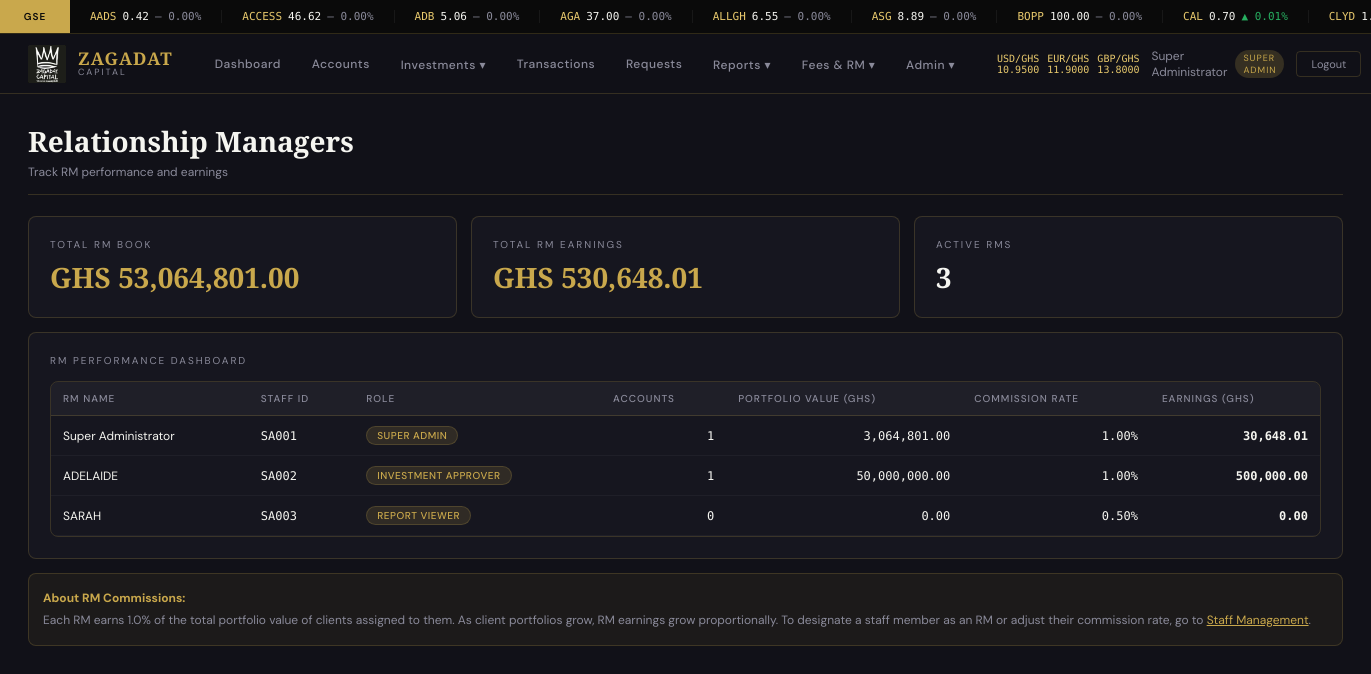
The app's page /admin/rm (signed in) with its own data.
### models.py (models this page shows, shortened)
class AdminUser(UserMixin, db.Model):
    __tablename__ = 'admin_users'
    id            = db.Column(db.Integer, primary_key=True)
    staff_id      = db.Column(db.String(20), unique=True, nullable=False)
    full_name     = db.Column(db.String(120), nullable=False)
    email         = db.Column(db.String(120), unique=True, nullable=False)
    password_hash = db.Column(db.String(256), nullable=False)
    role          = db.Column(db.String(40), nullable=False, default='REPORT_VIEWER')
    is_active     = db.Column(db.Boolean, default=True)
    created_at    = db.Column(db.DateTime, default=datetime.utcnow)
    created_by    = db.Column(db.Integer, nullable=True)
    last_login    = db.Column(db.DateTime, nullable=True)
    is_rm         = db.Column(db.Boolean, default=False)
    rm_commission_rate = db.Column(db.Float, default=1.0)
    def has_permission(self, p):
        return ADMIN_ROLES.get(self.role, {}).get('level', 0) >= PERMISSION_MAP.get(p, 100)
    @property
    def is_super_admin(self): return self.role == 'SUPER_ADMIN'
    @property
    def rm_portfolio_value(self):
        total = 0.0
        for acc in ClientAccount.query.filter_by(relationship_manager_id=self.id, status='APPROVED').all():
            total += sum(i.computed_mkt_value for i in Investment.query.filter_by(account_number=acc.account_number, status='APPROVED').all())
            total += acc.cash_balance
        return total
    @property
    def rm_earnings(self): return self.rm_portfolio_value * (self.rm_commission_rate / 100)

### routes/admin.py (the view)
@admin_bp.route('/rm')
@permission_required('manage_all')
def relationship_managers():
    rms = AdminUser.query.filter_by(is_rm=True).all()
    rm_data = []
    for rm in rms:
        accounts = ClientAccount.query.filter_by(relationship_manager_id=rm.id, status='APPROVED').all()
        rm_data.append({
            'rm': rm,
            'account_count': len(accounts),
            'portfolio_value': rm.rm_portfolio_value,
            'earnings': rm.rm_earnings,
        })
    return render_template('admin/rm.html', rm_data=rm_data)

### models.py (called while the page is built)
@login_manager.user_loader
def load_user(user_id):
    uid = str(user_id)
    if uid.startswith('admin_'):
        return AdminUser.query.get(int(uid.split('_')[1]))
    return ClientUser.query.get(int(uid))

    @property
    def cash_balance(self):
        total = 0.0
        for t in self.transactions:
            if t.status == 'APPROVED':
                ghs_amt = t.amount_ghs if t.amount_ghs is not None else t.amount
                if t.txn_type in ('DEPOSIT','TRANSFER_IN','DIVIDEND','COUPON','SELL'):
                    total += ghs_amt
                else:
                    total -= ghs_amt
        return max(0.0, total)  # Cash cannot go below 0

### routes/admin.py (called while the page is built)
def permission_required(permission):
    def decorator(f):
        from functools import wraps
        @wraps(f)
        def decorated(*args, **kwargs):
            if not current_user.is_authenticated or session.get('user_type') != 'admin':
                return redirect(url_for('auth.login'))
            if not current_user.has_permission(permission):
                flash('Insufficient permissions.', 'error')
                return redirect(url_for('admin.dashboard'))
            return f(*args, **kwargs)
        return decorated
    return decorator

### templates/admin/rm.html (shortened to what this page needs)
{% extends 'base.html' %}
{% block content %}
<div class="page-content">
  <div class="page-header">
    <div><h1>Relationship Managers</h1><p>Track RM performance and earnings</p></div>
  </div>
  {% set total_book = namespace(v=0) %}
  {% set total_earn = namespace(v=0) %}
  {% for d in rm_data %}
    {% set total_book.v = total_book.v + d.portfolio_value %}
    {% set total_earn.v = total_earn.v + d.earnings %}
  {% endfor %}
  <div class="grid grid-3 mb-2">
    <div class="card"><div class="card-title">Total RM Book</div>
      <div class="stat-value gold-value">GHS {{ "{:,.2f}".format(total_book.v) }}</div></div>
    <div class="card"><div class="card-title">Total RM Earnings</div>
      <div class="stat-value gold-value">GHS {{ "{:,.2f}".format(total_earn.v) }}</div></div>
    <div class="card"><div class="card-title">Active RMs</div>
      <div class="stat-value">{{ rm_data|length }}</div></div>
  </div>
  <div class="card">
    <div class="card-title" style="margin-bottom:1rem;">RM Performance Dashboard</div>
    <div class="table-wrap">
      <table class="data-table">
        <thead>
          <tr>
            <th>RM Name</th><th>Staff ID</th><th>Role</th>
            <th class="text-right">Accounts</th>
            <th class="text-right">Portfolio Value (GHS)</th>
            <th class="text-right">Commission Rate</th>
            <th class="text-right">Earnings (GHS)</th>
          </tr>
        </thead>
        <tbody>
          {% for d in rm_data %}
          <tr>
            <td>{{ d.rm.full_name }}</td>
            <td class="mono text-gold">{{ d.rm.staff_id }}</td>
            <td><span class="badge badge-pending">{{ d.rm.role.replace('_',' ') }}</span></td>
            <td class="num">{{ d.account_count }}</td>
            <td class="num">{{ "{:,.2f}".format(d.portfolio_value) }}</td>
            <td class="num">{{ "{:.2f}".format(d.rm.rm_commission_rate) }}%</td>
            <td class="num text-gold"><strong>{{ "{:,.2f}".format(d.earnings) }}</strong></td>
          </tr>
          {% else %}
          <tr><td colspan="7" style="text-align:center;color:var(--grey);padding:2rem;">
            No RMs configured. Mark staff members as RMs in staff management.
          </td></tr>
          {% endfor %}
        </tbody>
      </table>
    </div>
  </div>
  <div style="margin-top:1rem;padding:1rem;background:rgba(201,168,76,0.06);border:1px solid var(--border);border-radius:8px;font-size:12px;color:var(--grey);line-height:1.8;">
    <strong style="color:var(--gold);">About RM Commissions:</strong><br>
    Each RM earns {{ "{:.1f}".format(rm_data[0].rm.rm_commission_rate if rm_data else 1.0) }}% of the total portfolio value of clients assigned to them.
    As client portfolios grow, RM earnings grow proportionally.
    To designate a staff member as an RM or adjust their commission rate, go to
    <a href="{{ url_for('admin.admin_users') }}" style="color:var(--gold);">Staff Management</a>.
  </div>
</div>
{% endblock %}

### templates/base.html (shortened to what this page needs)
<!DOCTYPE html>
<html lang="en">
<head>
</head>
<body>
{% if current_user.is_authenticated %}
<div id="ticker-bar">
  <div class="ticker-label" id="ticker-exchange-label">GSE</div>
  <div class="ticker-track">
    <div class="ticker-inner" id="ticker-inner">
    </div>
  </div>
</div>
<nav class="topnav">
  <a href="{% if session.get('user_type') == 'admin' %}{{ url_for('admin.dashboard') }}{% else %}{{ url_for('user.dashboard') }}{% endif %}" class="nav-brand">
    <img src="{{ url_for('static', filename='img/logo.png') }}" alt="Zagadat">
    <div class="brand-text">
      <span class="brand-name">ZAGADAT</span>
      <span class="brand-sub">Capital</span>
    </div>
  </a>
  {% if session.get('user_type') == 'admin' %}
  <div class="nav-links">
    <a href="{{ url_for('admin.dashboard') }}" {% if request.endpoint == 'admin.dashboard' %}class="active"{% endif %}>Dashboard</a>
    <a href="{{ url_for('admin.accounts') }}" {% if 'account' in request.endpoint %}class="active"{% endif %}>Accounts</a>
    <div class="dropdown">
      <a href="{{ url_for('admin.investments') }}">Investments ▾</a>
    </div>
    <a href="{{ url_for('admin.transactions') }}">Transactions</a>
    <a href="{{ url_for('admin.client_requests') }}">Requests</a>
    <div class="dropdown">
      <a href="{{ url_for('reports.menu') }}">Reports ▾</a>
    </div>
    {% if current_user.has_permission('approve_account') %}
    <div class="dropdown">
      <a href="{{ url_for('admin.fees') }}">Fees & RM ▾</a>
    </div>
    {% endif %}
    {% if current_user.has_permission('manage_all') %}
    <div class="dropdown">
      <a href="{{ url_for('admin.admin_users') }}">Admin ▾</a>
    </div>
    {% endif %}
  </div>
  <div class="nav-right">
    <div class="fx-pill" id="fx-display">
      <span>USD/GHS <span id="fx-usd">—</span></span>
      <span>EUR/GHS <span id="fx-eur">—</span></span>
      <span>GBP/GHS <span id="fx-gbp">—</span></span>
    </div>
    <div class="nav-user">
      <span>{{ current_user.full_name }}</span>
      <span class="role-badge">{{ current_user.role.replace('_',' ') }}</span>
    </div>
    <a href="{{ url_for('auth.logout') }}" class="btn-logout">Logout</a>
  </div>
  {% endif %}
</nav>
{% endif %}
{% block content %}{% endblock %}
</body>
</html>

### records on screen
AdminUser: full_name "Super Administrator", role.replace "SUPER ADMIN", rm.full_name "Super Administrator", rm.staff_id "SA001", rm.role.replace "SUPER ADMIN", rm.rm_commission_rate "1.00", rm_commission_rate "1.0"
AdminUser: rm.full_name "ADELAIDE", rm.staff_id "SA002", rm.role.replace "INVESTMENT APPROVER", rm.rm_commission_rate "1.00"
AdminUser: rm.full_name "SARAH", rm.staff_id "SA003", rm.role.replace "REPORT VIEWER", rm.rm_commission_rate "0.50"

### other values on screen
{{ "{:,.2f}".format(total_book.v) }} "53,064,801.00"
{{ "{:,.2f}".format(total_earn.v) }} "530,648.01"
{{ rm_data|length }} "3"
{{ d.account_count }} "1" "1" "0"
{{ "{:,.2f}".format(d.portfolio_value) }} "3,064,801.00" "50,000,000.00" "0.00"
{{ "{:,.2f}".format(d.earnings) }} "30,648.01" "500,000.00" "0.00"
